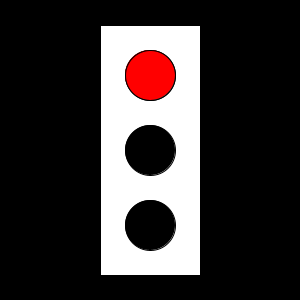
Frame 1 (no input)
Frame 60 (the mouse pressed at the canvas centre just before this capture): identical to frame 1, image omitted
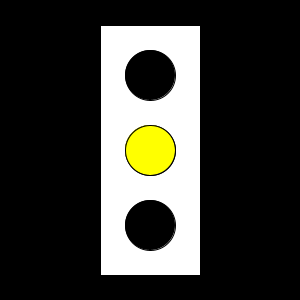
Frame 120 (the mouse held since frame 60 and released just before this capture)

The Processing sketch that drew these frames (run headless with seeded random() and noise(); from frame 60 on, the mouse is pressed at the canvas centre):

// Processing sketch: processing_36494
// ── processing_36494.pde

void setup() {
  size(300, 300);
  
}
  void draw(){
    int x = 0;
    background(0);
    fill(255,255,255);
    rect(width-200,height-275,100,250);
    
    
    fill(0);
    ellipseMode(CENTER);
    ellipse(width/2,height/4,50,50);
    
    fill(0);
    ellipseMode(CENTER);
    ellipse(width/2,height/2,50,50);
    
    fill(0);
    ellipseMode(CENTER);
    ellipse(width/2,height/2+height/4,50,50);
   
 
   
   if (mouseY > 200) {
      fill(0,255,0);
     ellipseMode(CENTER);
    ellipse(width/2,height/2+height/4,50,50);
   }
   //green light//
   
   if (mouseY < 100) {
    fill(255,0,0);
     ellipseMode(CENTER);
     ellipse(width/2,height/4,50,50);
   }
   //red light//



     
   
 
    if(mousePressed){//when the mouse is pressed the light will turn yellow//
    fill(255,255,0);
     ellipseMode(CENTER);
     ellipse(width/2,height/2,50,50);
   
     
    }
    }
 
  
  
